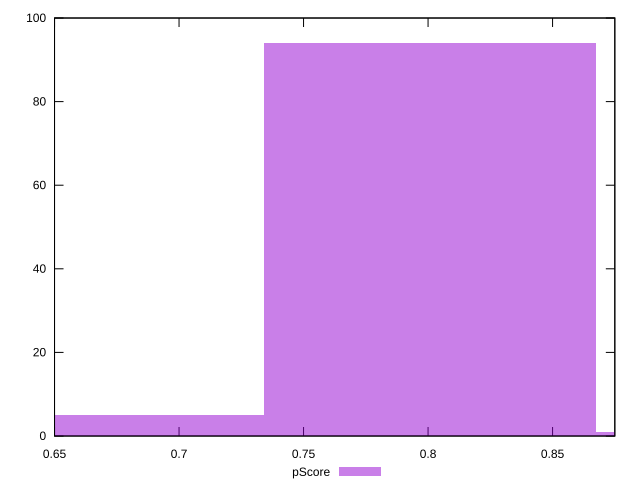

Reproduce this figure in gnuplot.
reset

$pScore <<EOF
0.8007798775077848 94
0.6673165645898206 5
0.9342431904257489 1
EOF

set key outside below
set boxwidth 0.13346331291796412
set xrange [0.65:0.875]
set yrange [0:100]
set trange [0:100]
set style fill transparent solid 0.5 noborder
set terminal svg size 640, 490 enhanced background rgb 'white'
set output "report_00008_2021-01-22T20:58:29.167/uses-http2/samples/pages+cached+nointeractive/pScore/histogram.svg"

plot $pScore title "pScore" with boxes

reset
